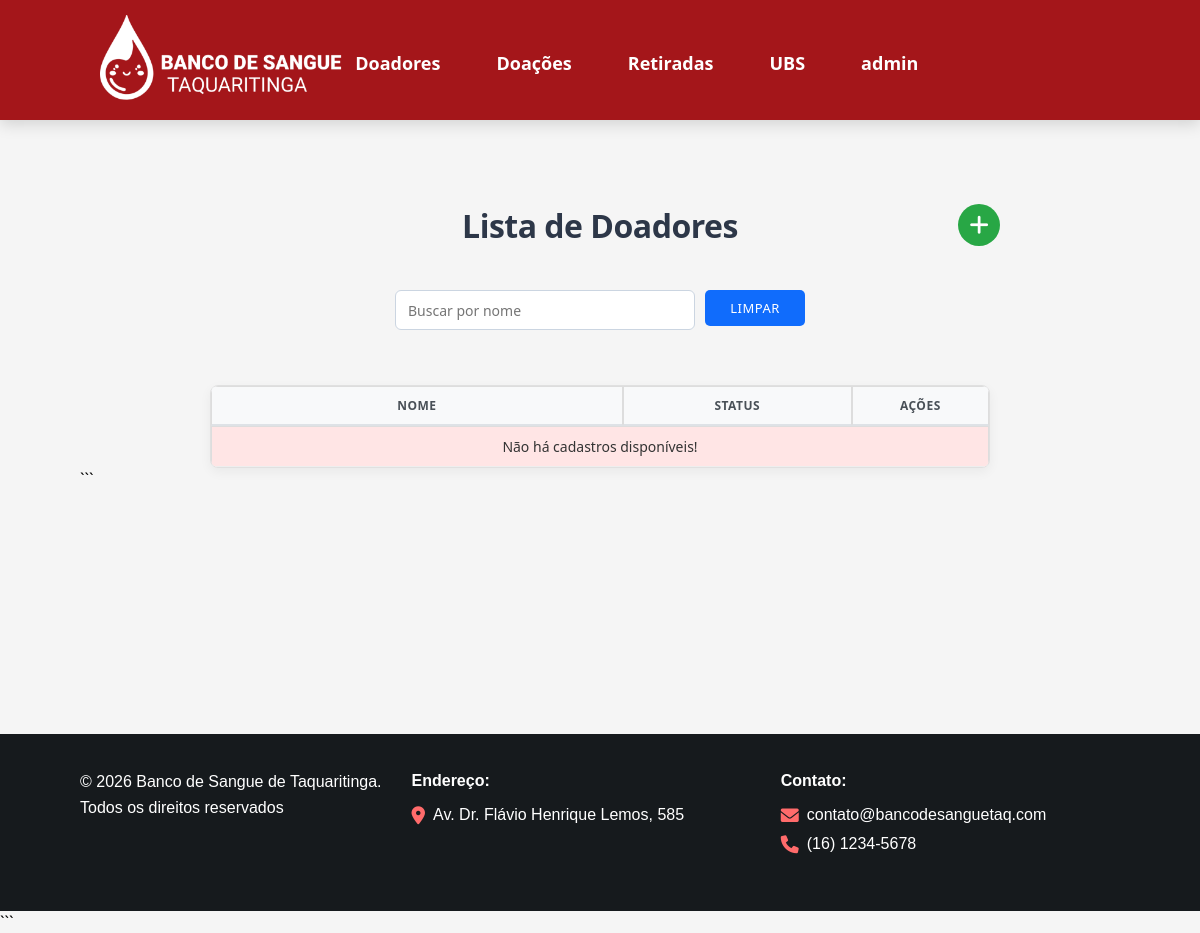
The app's page /web/public/index.php?rota=doadores (signed in), older data.
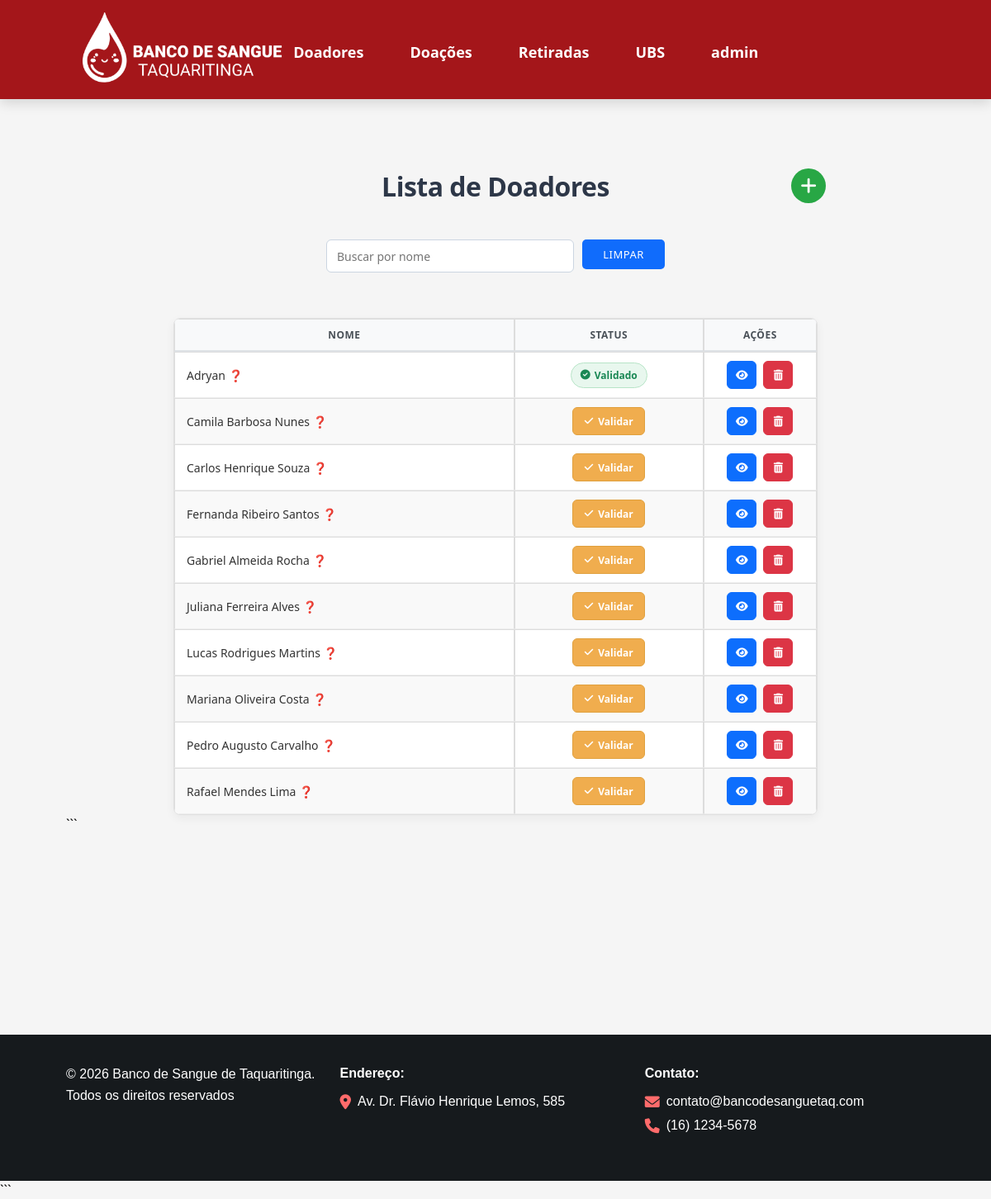
The same page, newer data.
### tables this page shows
CREATE TABLE `doadores` (
  `id` int(10) UNSIGNED NOT NULL,
  `nome` varchar(45) NOT NULL,
  `sexo` char(1) NOT NULL,
  `cpf` varchar(20) NOT NULL,
  `telefone` varchar(20) NOT NULL,
  `email` varchar(255) NOT NULL,
  `endereco` varchar(100) NOT NULL,
  `numero` int(6) NOT NULL,
  `cep` varchar(20) NOT NULL,
  `complemento` varchar(100) NOT NULL,
  `bairro` varchar(50) NOT NULL,
  `nasc` date NOT NULL,
  `datedonation` date NOT NULL,
  `peso` int(11) NOT NULL,
  `tipo_sangue_id` int(11) DEFAULT NULL,
  `validado` tinyint(1) NOT NULL DEFAULT 0
);

### web/app/core/Controller.php (called while the page is built, shortened)
<?php
class Controller
{
    protected function view(
        string $view,
        array $dados = [],
        bool $usarLayout = true
    ): void {
        extract($dados);
        $arquivo = __DIR__ . '/../views/' . $view . '.php';
        require $arquivo;
        $content = ob_get_clean();
        $layout = __DIR__ . '/../views/layouts/main.php';
        require $layout;
    }
}

### web/app/controllers/DoadorController.php (called while the page is built, shortened)
<?php
class DoadorController extends Controller
{
    private Doador $doador;
    public function __construct()
    {
        $this->doador = new Doador();
    }
    public function index(): void
    {
        $doadores = $this->doador->listarTodos();
        $this->view('doadores/index', [
            'doadores' => $doadores
        ]);
    }
}

### web/public/index.php (called while the page is built)
<?php
require_once __DIR__ . '/../routes/web.php';

### web/app/core/autoload.php (called while the page is built, shortened)
<?php
spl_autoload_register(function ($class) {
    $pastas = [
        __DIR__ . '/../controllers/',
        __DIR__ . '/../models/',
        __DIR__ . '/../middleware/',
        __DIR__ . '/'
    ];
    foreach ($pastas as $pasta) {
        $arquivo = $pasta . $class . '.php';
        if (file_exists($arquivo)) {
            return;
        }
    }
});

### web/config/database.php (called while the page is built, shortened)
<?php
class Database
{
    private static ?PDO $connection = null;
    public static function connect(): PDO
    {
        if (self::$connection === null) {
            try {
                self::$connection = new PDO(
                    'mysql:host=' . self::HOST . ';dbname=' . self::DB_NAME . ';charset=utf8mb4',
                    self::USER,
                    self::PASSWORD
                );
                self::$connection->setAttribute(
                    PDO::ATTR_ERRMODE,
                    PDO::ERRMODE_EXCEPTION
                );
                self::$connection->setAttribute(
                    PDO::ATTR_DEFAULT_FETCH_MODE,
                    PDO::FETCH_ASSOC
                );
            } catch (PDOException $e) {
                die('Falha na conexão com o banco de dados: ' . $e->getMessage());
            }
        }
        return self::$connection;
    }
}

### web/app/models/Model.php (called while the page is built, shortened)
<?php
require_once __DIR__ . '/../../config/database.php';
class Model
{
    public function __construct()
    {
        $this->db = Database::connect();
    }
}

### web/app/models/Doador.php (called while the page is built, shortened)
<?php
class Doador extends Model
{
    public function listarTodos(): array
    {
        $sql = "
            SELECT *
            FROM doadores
            ORDER BY nome ASC
        ";
        $stmt = $this->db->prepare($sql);
        $stmt->execute();
        return $stmt->fetchAll();
    }
}

### web/app/views/doadores/index.php (the view, shortened to what this page needs)
<div style="
    width: 80%;
    max-width: 800px;
    margin: 0 auto;
    position: relative;
    text-align: center;
">
    <h1 id="path2">
        Lista de Doadores
    </h1>
    <a
        href="index.php?rota=novo"
        title="Cadastrar novo doador"
        aria-label="Cadastrar novo doador"
        style="
            position: absolute;
            right: 0;
            top: 0;
            width: 42px;
            height: 42px;
            display: flex;
            align-items: center;
            justify-content: center;
            border-radius: 50%;
            background-color: #28a745;
            color: white;
            text-decoration: none;
            font-size: 22px;
            font-weight: bold;
            transition: 0.2s;
        "
        onmouseover="this.style.backgroundColor='#218838'"
        onmouseout="this.style.backgroundColor='#28a745'"
    >
        <i class="fas fa-plus"></i>
    </a>
</div>
<br>
<div
    class="search-container"
    style="display: flex; justify-content: center;"
>
    <input
        type="text"
        id="searchInput"
        placeholder="Buscar por nome"
        class="form-control"
        onkeyup="filterTable()"
        style="width: 300px;"
    >
    <button
        type="button"
        onclick="clearSearch()"
        class="btnlimp"
    >
        Limpar
    </button>
</div>
<br>
<div style="display: flex; justify-content: center;">
    <table
        class="table"
        id="dataTable"
        style="width: 80%; max-width: 800px;"
    >
        <thead>
            <tr>
                <th style="text-align: center;">
                    Nome
                </th>
                <th
                    style="
                        text-align: center;
                        width: 160px;
                    "
                >
                    Status
                </th>
                <th
                    style="
                        text-align: center;
                        width: 130px;
                    "
                >
                    Ações
                </th>
            </tr>
        </thead>
        <tbody>
            <?php
            $qtd = count($doadores);
            if ($qtd > 0):
                foreach ($doadores as $row):
                    $mostrarAviso = false;
                    if (!empty($row['datedonation'])) {
                        $ultimaDoacao =
                            new DateTime(
                                $row['datedonation']
                            );
                        $hoje =
                            new DateTime();
                        $diff =
                            $hoje->diff(
                                $ultimaDoacao
                            );
                        $mesesPassados =
                            ($diff->y * 12)
                            + $diff->m;
                        if (
                            (
                                $row['sexo'] === 'M'
                                &&
                                $mesesPassados >= 2
                            )
                            ||
                            (
                                $row['sexo'] === 'F'
                                &&
                                $mesesPassados >= 3
                            )
                        ) {
                            $mostrarAviso = true;
                        }
                    }
                    $icone = $mostrarAviso
                        ? "
                            <span class='tooltip'>
                                <span
                                    style='color: red;'
                                >
                                    &#10067;
                                </span>
                                <span
                                    class='tooltiptext'
                                >
                                    Doador já pode doar novamente
                                </span>
                            </span>
                        "
                        : "";
                    $validado =
                        (int) ($row['validado'] ?? 0);
            ?>
                    <tr>
                        <td
                            style="
                                text-align: left;
                                width: 200px;
                            "
                        >
                            <?= htmlspecialchars(
                                $row['nome'],
                                ENT_QUOTES,
                                'UTF-8'
                            ) ?>
                            <?= $icone ?>
                        </td>
                        <td
                            class="coluna-status"
                            style="text-align: center;"
                        >
                            <?php if ($validado === 1): ?>
                                <span class="status-validado">
                                    <i
                                        class="fas fa-check-circle"
                                    ></i>
                                    Validado
                                </span>
                            <?php else: ?>
                                <form
                                    action="index.php?rota=validar-doador"
                                    method="POST"
                                    class="form-validar"
                                    onsubmit="
                                        return confirm(
                                            'Deseja validar este doador?'
                                        );
                                    "
                                >
                                    <button
                                        type="submit"
                                        class="btn-validar-doador"
                                        title="Validar doador"
                                    >
                                        <i
                                            class="fas fa-check"
                                        ></i>
                                        Validar
                                    </button>
                                </form>
                            <?php endif; ?>
                        </td>
                        <td style="text-align: center;">
                            <div class="acoes-tabela">
                                <a
                                    href="?rota=doador&id=<?= (int) $row['id'] ?>"
                                    class="btn-acao btn-visualizar"
                                    title="Visualizar doador"
                                    aria-label="Visualizar doador"
                                >
                                    <i class="fas fa-eye"></i>
                                </a>
                                <button
                                    type="button"
                                    class="btn-acao btn-excluir"
                                    title="Excluir doador"
                                    aria-label="Excluir doador"
                                    onclick="
                                        if (
                                            confirm(
                                                'Tem certeza que deseja excluir este doador?'
                                            )
                                        ) {
                                            location.href =
                                                '?rota=excluir&id=<?= (int) $row['id'] ?>';
                                        }
                                    "
                                >
                                    <i class="fas fa-trash-alt"></i>
                                </button>
                            </div>
                        </td>
                    </tr>
            <?php
                endforeach;
            else:
            ?>
                <tr>
                    <td
                        colspan="3"
                        class="text-center alert alert-danger"
                        style="text-align: center;"
                    >
                        Não há cadastros disponíveis!
                    </td>
                </tr>
            <?php endif; ?>
        </tbody>
    </table>
</div>
```

### web/routes/web.php (shortened to what this page needs)
<?php
require_once __DIR__ . '/../app/core/autoload.php';
$rota = $_GET['rota'] ?? 'login';
switch ($rota) {
    case 'doadores':
        $controller = new DoadorController();
        $controller->index();
        break;
}

### web/app/views/layouts/main.php (shortened to what this page needs)
<!doctype html>
<html lang="pt-br">
<head>
    <link
        rel="stylesheet"
        href="./css/style.css"
    >
    <link
        rel="stylesheet"
        href="https://cdnjs.cloudflare.com/ajax/libs/font-awesome/6.0.0-beta3/css/all.min.css"
    >
</head>
<body>
<header>
    <nav>
        <a
            class="navbar-brand"
            href="index.php?rota=dashboard"
        >
            <img
                class="logo"
                src="./images/logo.png"
                alt="Logo"
            >
        </a>
        <div class="navbar-nav">
            <div class="nav-item">
                <a
                    class="nav-link"
                    href="index.php?rota=doadores"
                >
                    Doadores
                </a>
            </div>
            <div class="nav-item dropdown">
                <a
                    class="nav-link dropdown-toggle"
                    href="#"
                >
                    Doações
                </a>
            </div>
            <div class="nav-item dropdown">
                <a
                    class="nav-link dropdown-toggle"
                    href="#"
                >
                    Retiradas
                </a>
            </div>
            <div class="nav-item dropdown">
                <a
                    class="nav-link dropdown-toggle"
                    href="#"
                >
                    UBS
                </a>
            </div>
            <div class="nav-item dropdown">
                <a
                    class="nav-link dropdown-toggle"
                    href="#"
                >
                    <?= htmlspecialchars(
                        $_SESSION['usuario'] ?? '',
                        ENT_QUOTES,
                        'UTF-8'
                    ); ?>
                </a>
            </div>
        </div>
    </nav>
</header>
<br><br>
<div class="container">
    <div class="content">
        <?= $content ?? ''; ?>
    </div>
</div>
<footer>
    <div class="container">
        <div class="footer-content">
            <p>
                &copy;
                <span id="anoAtual"></span>
                Banco de Sangue de Taquaritinga.
                <br>
                Todos os direitos reservados
            </p>
            <div class="footer-address">
                <p>
                    <strong>Endereço:</strong>
                </p>
                <p>
                    <i class="fas fa-map-marker-alt"></i>
                    Av. Dr. Flávio Henrique Lemos, 585
                </p>
            </div>
            <div class="footer-contact">
                <p>
                    <strong>Contato:</strong>
                </p>
                <p>
                    <i class="fas fa-envelope"></i>
                    contato@bancodesanguetaq.com
                </p>
                <p>
                    <i class="fas fa-phone"></i>
                    (16) 1234-5678
                </p>
            </div>
        </div>
    </div>
</footer>
</body>
</html>

Row changes from the older to the newer data that the page shows:
added doadores: nome "Adryan", validado 1 (drawn)
added doadores: nome "Camila Barbosa Nunes"
added doadores: nome "Carlos Henrique Souza"
added doadores: nome "Fernanda Ribeiro Santos"
added doadores: nome "Gabriel Almeida Rocha"
added doadores: nome "Juliana Ferreira Alves"
added doadores: nome "Lucas Rodrigues Martins"
added doadores: nome "Mariana Oliveira Costa"
added doadores: nome "Pedro Augusto Carvalho"
added doadores: nome "Rafael Mendes Lima"
Text that changed along with them:
text no longer shown: "Não há cadastros disponíveis!"
